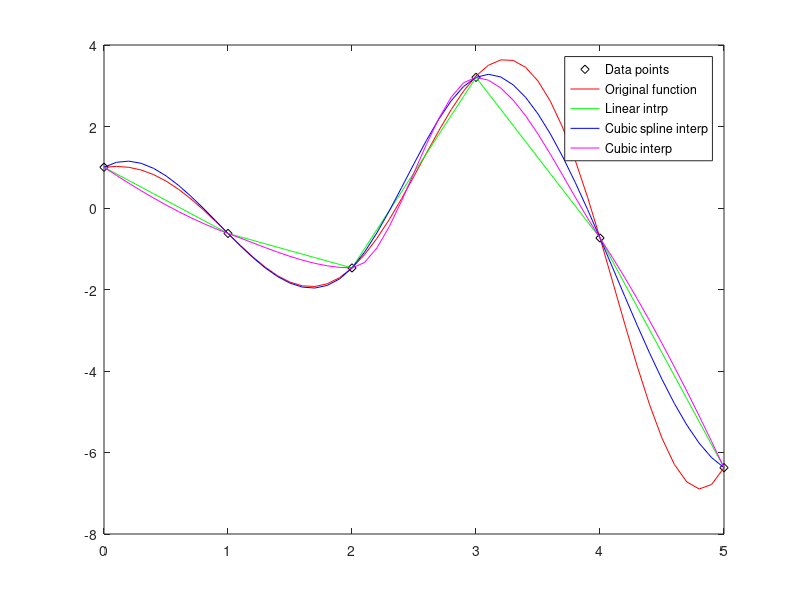

Source code (MATLAB):
%Caner Topuz
%090200358
%Lab_11-Q2
clear;
close all;
clc;

x = 0:1:5;
x_new = 0:0.1:5;
y = [1, -0.6242, -1.4707, 3.206, -0.7366, -6.3717];

y_norm = 1.5.^x_new .* cos(2*x_new);

y_lin = interp1(x,y,x_new);
y_spline = interp1(x,y,x_new,"spline");
y_pchip = interp1(x,y,x_new,"pchip");

plot(x,y,'dk',x_new,y_norm,'r',x_new,y_lin,'g',x_new,y_spline,'b',x_new,y_pchip,'m');
legend('Data points','Original function','Linear intrp','Cubic spline interp','Cubic interp');